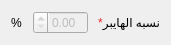
   <widget class="QWidget" name="horizontalLayoutWidget_7">
    <property name="geometry">
     <rect>
      <x>140</x>
      <y>240</y>
      <width>171</width>
      <height>31</height>
     </rect>
    </property>
    <layout class="QHBoxLayout" name="horizontalLayout_10">
     <item>
      <widget class="QLabel" name="label_15">
       <property name="maximumSize">
        <size>
         <width>16</width>
         <height>16777215</height>
        </size>
       </property>
       <property name="layoutDirection">
        <enum>Qt::RightToLeft</enum>
       </property>
       <property name="text">
        <string>%</string>
       </property>
       <property name="scaledContents">
        <bool>false</bool>
       </property>
       <property name="margin">
        <number>0</number>
       </property>
       <property name="indent">
        <number>-1</number>
       </property>
      </widget>
     </item>
     <item>
      <widget class="QDoubleSpinBox" name="QDubleSpiner_hperoneRate">
       <property name="enabled">
        <bool>false</bool>
       </property>
       <property name="sizePolicy">
        <sizepolicy hsizetype="Minimum" vsizetype="Fixed">
         <horstretch>0</horstretch>
         <verstretch>0</verstretch>
        </sizepolicy>
       </property>
       <property name="maximumSize">
        <size>
         <width>55</width>
         <height>16777215</height>
        </size>
       </property>
       <property name="layoutDirection">
        <enum>Qt::RightToLeft</enum>
       </property>
       <property name="styleSheet">
        <string notr="true"/>
       </property>
       <property name="minimum">
        <double>0.000000000000000</double>
       </property>
       <property name="maximum">
        <double>100.000000000000000</double>
       </property>
       <property name="value">
        <double>0.000000000000000</double>
       </property>
      </widget>
     </item>
     <item>
      <widget class="QLabel" name="label_16">
       <property name="maximumSize">
        <size>
         <width>107</width>
         <height>16777215</height>
        </size>
       </property>
       <property name="layoutDirection">
        <enum>Qt::RightToLeft</enum>
       </property>
       <property name="text">
        <string>&lt;html&gt;&lt;head/&gt;&lt;body&gt;&lt;p align=&quot;right&quot;&gt;&lt;span style=&quot; color:#ef2929;&quot;&gt;*&lt;/span&gt;&lt;span style=&quot; color:#000000;&quot;&gt;نسبه&lt;/span&gt; الهايبر&lt;/p&gt;&lt;/body&gt;&lt;/html&gt;</string>
       </property>
       <property name="scaledContents">
        <bool>false</bool>
       </property>
       <property name="margin">
        <number>0</number>
       </property>
       <property name="indent">
        <number>-1</number>
       </property>
      </widget>
     </item>
    </layout>
   </widget>
